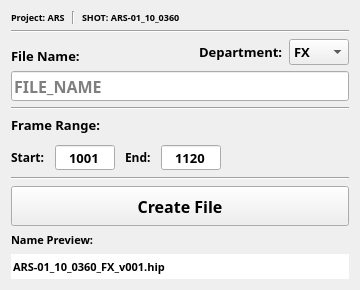
<?xml version="1.0" encoding="UTF-8"?>
<ui version="4.0">
 <class>Form</class>
 <widget class="QWidget" name="Form">
  <property name="geometry">
   <rect>
    <x>0</x>
    <y>0</y>
    <width>360</width>
    <height>290</height>
   </rect>
  </property>
  <property name="minimumSize">
   <size>
    <width>360</width>
    <height>290</height>
   </size>
  </property>
  <property name="maximumSize">
   <size>
    <width>500</width>
    <height>284</height>
   </size>
  </property>
  <property name="font">
   <font>
    <family>Segoe UI</family>
    <pointsize>10</pointsize>
    <bold>false</bold>
   </font>
  </property>
  <property name="windowTitle">
   <string>Form</string>
  </property>
  <property name="styleSheet">
   <string notr="true">QLineEdit[valid=&quot;false&quot;], 
QPlainTextEdit[valid=&quot;false&quot;] {
    background-color: #111111; 
    
    border: 1px solid #d40000;
    border-radius: 2px;
}</string>
  </property>
  <layout class="QGridLayout" name="gridLayout">
   <item row="1" column="0">
    <layout class="QVBoxLayout" name="verticalLayout">
     <property name="spacing">
      <number>6</number>
     </property>
     <item>
      <layout class="QHBoxLayout" name="horizontalLayout">
       <property name="spacing">
        <number>7</number>
       </property>
       <item>
        <widget class="QLabel" name="lb_project_name">
         <property name="sizePolicy">
          <sizepolicy hsizetype="Expanding" vsizetype="Preferred">
           <horstretch>0</horstretch>
           <verstretch>0</verstretch>
          </sizepolicy>
         </property>
         <property name="maximumSize">
          <size>
           <width>16777215</width>
           <height>16777215</height>
          </size>
         </property>
         <property name="font">
          <font>
           <family>Unispace</family>
           <pointsize>7</pointsize>
           <bold>true</bold>
          </font>
         </property>
         <property name="text">
          <string>Project: ARS</string>
         </property>
         <property name="textFormat">
          <enum>Qt::TextFormat::PlainText</enum>
         </property>
        </widget>
       </item>
       <item>
        <widget class="Line" name="line">
         <property name="orientation">
          <enum>Qt::Orientation::Vertical</enum>
         </property>
        </widget>
       </item>
       <item>
        <widget class="QLabel" name="lb_shot_name">
         <property name="sizePolicy">
          <sizepolicy hsizetype="MinimumExpanding" vsizetype="Preferred">
           <horstretch>1</horstretch>
           <verstretch>0</verstretch>
          </sizepolicy>
         </property>
         <property name="minimumSize">
          <size>
           <width>0</width>
           <height>0</height>
          </size>
         </property>
         <property name="font">
          <font>
           <family>Unispace</family>
           <pointsize>7</pointsize>
           <bold>true</bold>
          </font>
         </property>
         <property name="text">
          <string>SHOT: ARS-01_10_0360</string>
         </property>
        </widget>
       </item>
      </layout>
     </item>
     <item>
      <widget class="Line" name="line_2">
       <property name="orientation">
        <enum>Qt::Orientation::Horizontal</enum>
       </property>
      </widget>
     </item>
     <item>
      <layout class="QHBoxLayout" name="horizontalLayout_2" stretch="1,0,0">
       <item>
        <widget class="QLabel" name="lb_file_name">
         <property name="font">
          <font>
           <family>Unispace</family>
           <pointsize>10</pointsize>
           <bold>true</bold>
          </font>
         </property>
         <property name="text">
          <string>File Name:</string>
         </property>
         <property name="alignment">
          <set>Qt::AlignmentFlag::AlignBottom|Qt::AlignmentFlag::AlignLeading|Qt::AlignmentFlag::AlignLeft</set>
         </property>
        </widget>
       </item>
       <item>
        <widget class="QLabel" name="lb_department">
         <property name="font">
          <font>
           <family>Unispace</family>
           <pointsize>10</pointsize>
           <bold>true</bold>
          </font>
         </property>
         <property name="text">
          <string>Department:</string>
         </property>
        </widget>
       </item>
       <item>
        <widget class="QComboBox" name="cb_department">
         <property name="font">
          <font>
           <family>Unispace</family>
           <pointsize>10</pointsize>
           <bold>true</bold>
          </font>
         </property>
         <item>
          <property name="text">
           <string>FX</string>
          </property>
         </item>
         <item>
          <property name="text">
           <string>LGT</string>
          </property>
         </item>
         <item>
          <property name="text">
           <string>MOD</string>
          </property>
         </item>
        </widget>
       </item>
      </layout>
     </item>
     <item>
      <widget class="QLineEdit" name="le_file_name">
       <property name="minimumSize">
        <size>
         <width>0</width>
         <height>30</height>
        </size>
       </property>
       <property name="font">
        <font>
         <family>Unispace</family>
         <pointsize>12</pointsize>
         <bold>true</bold>
        </font>
       </property>
       <property name="placeholderText">
        <string>FILE_NAME</string>
       </property>
      </widget>
     </item>
     <item>
      <widget class="Line" name="line_3">
       <property name="orientation">
        <enum>Qt::Orientation::Horizontal</enum>
       </property>
      </widget>
     </item>
     <item>
      <widget class="QLabel" name="lb_frame_range">
       <property name="font">
        <font>
         <family>Unispace</family>
         <pointsize>10</pointsize>
         <bold>true</bold>
        </font>
       </property>
       <property name="text">
        <string>Frame Range:</string>
       </property>
       <property name="alignment">
        <set>Qt::AlignmentFlag::AlignBottom|Qt::AlignmentFlag::AlignLeading|Qt::AlignmentFlag::AlignLeft</set>
       </property>
      </widget>
     </item>
     <item>
      <spacer name="horizontalSpacer">
       <property name="orientation">
        <enum>Qt::Orientation::Horizontal</enum>
       </property>
       <property name="sizeHint" stdset="0">
        <size>
         <width>2</width>
         <height>4</height>
        </size>
       </property>
      </spacer>
     </item>
     <item>
      <layout class="QHBoxLayout" name="horizontalLayout_4">
       <property name="spacing">
        <number>10</number>
       </property>
       <item>
        <widget class="QLabel" name="lb_start_frame">
         <property name="minimumSize">
          <size>
           <width>0</width>
           <height>0</height>
          </size>
         </property>
         <property name="maximumSize">
          <size>
           <width>70</width>
           <height>16777215</height>
          </size>
         </property>
         <property name="font">
          <font>
           <family>Unispace</family>
           <pointsize>9</pointsize>
           <bold>true</bold>
          </font>
         </property>
         <property name="text">
          <string>Start:</string>
         </property>
        </widget>
       </item>
       <item>
        <widget class="QSpinBox" name="sb_start_frame">
         <property name="minimumSize">
          <size>
           <width>60</width>
           <height>0</height>
          </size>
         </property>
         <property name="font">
          <font>
           <family>Unispace</family>
           <pointsize>10</pointsize>
           <bold>true</bold>
          </font>
         </property>
         <property name="alignment">
          <set>Qt::AlignmentFlag::AlignCenter</set>
         </property>
         <property name="buttonSymbols">
          <enum>QAbstractSpinBox::ButtonSymbols::NoButtons</enum>
         </property>
         <property name="minimum">
          <number>1</number>
         </property>
         <property name="maximum">
          <number>9999</number>
         </property>
         <property name="value">
          <number>1001</number>
         </property>
        </widget>
       </item>
       <item>
        <widget class="QLabel" name="lb_end_frame">
         <property name="maximumSize">
          <size>
           <width>50</width>
           <height>16777215</height>
          </size>
         </property>
         <property name="font">
          <font>
           <family>Unispace</family>
           <pointsize>9</pointsize>
           <bold>true</bold>
          </font>
         </property>
         <property name="text">
          <string>End:</string>
         </property>
        </widget>
       </item>
       <item>
        <widget class="QSpinBox" name="sb_end_frame">
         <property name="minimumSize">
          <size>
           <width>60</width>
           <height>0</height>
          </size>
         </property>
         <property name="font">
          <font>
           <family>Unispace</family>
           <pointsize>10</pointsize>
           <bold>true</bold>
          </font>
         </property>
         <property name="alignment">
          <set>Qt::AlignmentFlag::AlignCenter</set>
         </property>
         <property name="buttonSymbols">
          <enum>QAbstractSpinBox::ButtonSymbols::NoButtons</enum>
         </property>
         <property name="minimum">
          <number>2</number>
         </property>
         <property name="maximum">
          <number>9999</number>
         </property>
         <property name="value">
          <number>1120</number>
         </property>
        </widget>
       </item>
       <item>
        <spacer name="verticalSpacer">
         <property name="orientation">
          <enum>Qt::Orientation::Horizontal</enum>
         </property>
         <property name="sizeHint" stdset="0">
          <size>
           <width>150</width>
           <height>0</height>
          </size>
         </property>
        </spacer>
       </item>
      </layout>
     </item>
     <item>
      <widget class="Line" name="line_4">
       <property name="minimumSize">
        <size>
         <width>0</width>
         <height>0</height>
        </size>
       </property>
       <property name="orientation">
        <enum>Qt::Orientation::Horizontal</enum>
       </property>
      </widget>
     </item>
     <item>
      <widget class="QPushButton" name="pb_create_file">
       <property name="minimumSize">
        <size>
         <width>0</width>
         <height>40</height>
        </size>
       </property>
       <property name="font">
        <font>
         <family>Unispace</family>
         <pointsize>12</pointsize>
         <bold>true</bold>
        </font>
       </property>
       <property name="text">
        <string>Create File</string>
       </property>
      </widget>
     </item>
     <item>
      <widget class="QLabel" name="lb_name_preview">
       <property name="font">
        <font>
         <family>Unispace</family>
         <pointsize>8</pointsize>
         <bold>true</bold>
        </font>
       </property>
       <property name="text">
        <string>Name Preview:</string>
       </property>
       <property name="alignment">
        <set>Qt::AlignmentFlag::AlignBottom|Qt::AlignmentFlag::AlignLeading|Qt::AlignmentFlag::AlignLeft</set>
       </property>
      </widget>
     </item>
     <item>
      <widget class="QLineEdit" name="le_name_preview">
       <property name="minimumSize">
        <size>
         <width>0</width>
         <height>25</height>
        </size>
       </property>
       <property name="font">
        <font>
         <family>Unispace</family>
         <pointsize>8</pointsize>
         <bold>true</bold>
        </font>
       </property>
       <property name="text">
        <string>ARS-01_10_0360_FX_v001.hip</string>
       </property>
       <property name="frame">
        <bool>false</bool>
       </property>
       <property name="alignment">
        <set>Qt::AlignmentFlag::AlignLeading|Qt::AlignmentFlag::AlignLeft|Qt::AlignmentFlag::AlignVCenter</set>
       </property>
       <property name="readOnly">
        <bool>true</bool>
       </property>
      </widget>
     </item>
    </layout>
   </item>
  </layout>
 </widget>
 <resources/>
 <connections/>
</ui>
